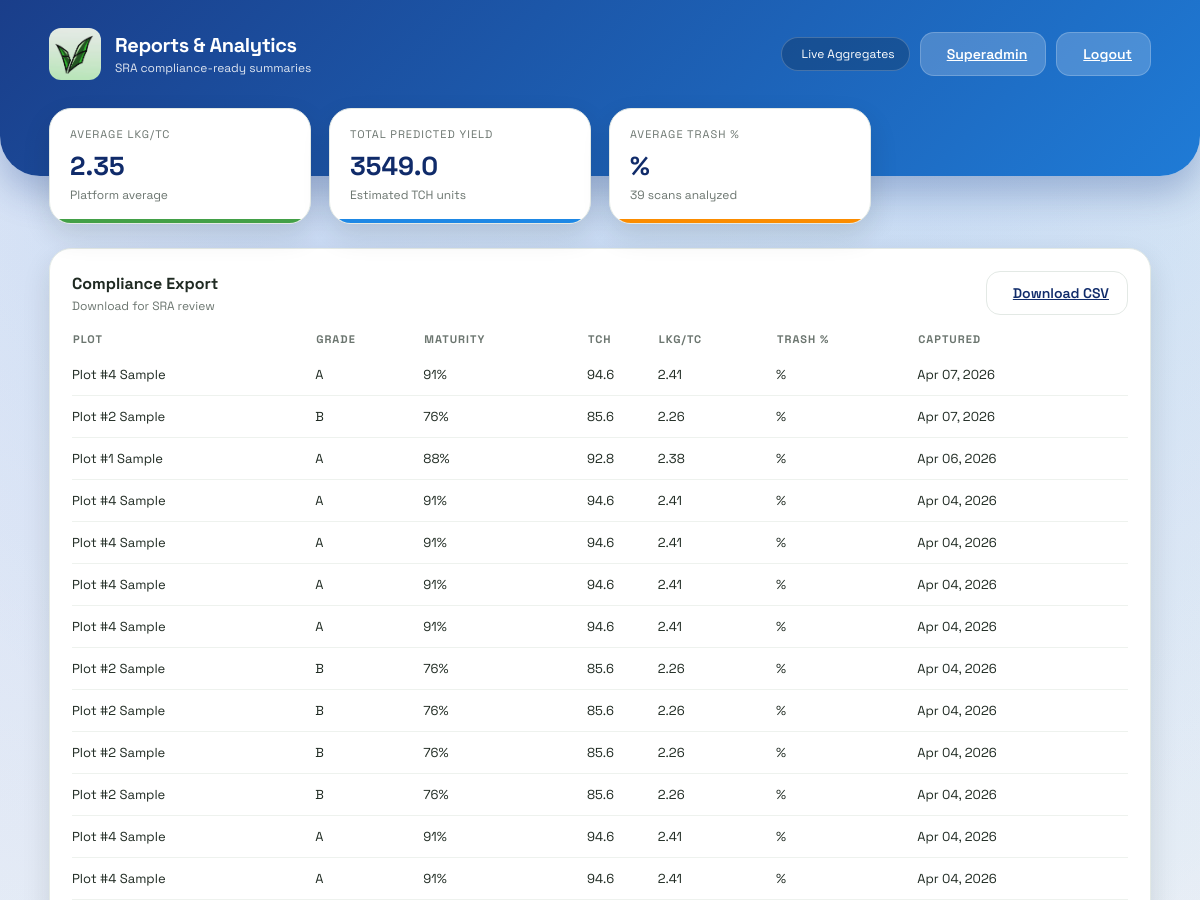
/superadmin/reports (signed in, upper part), run on an earlier commit of the app's database.
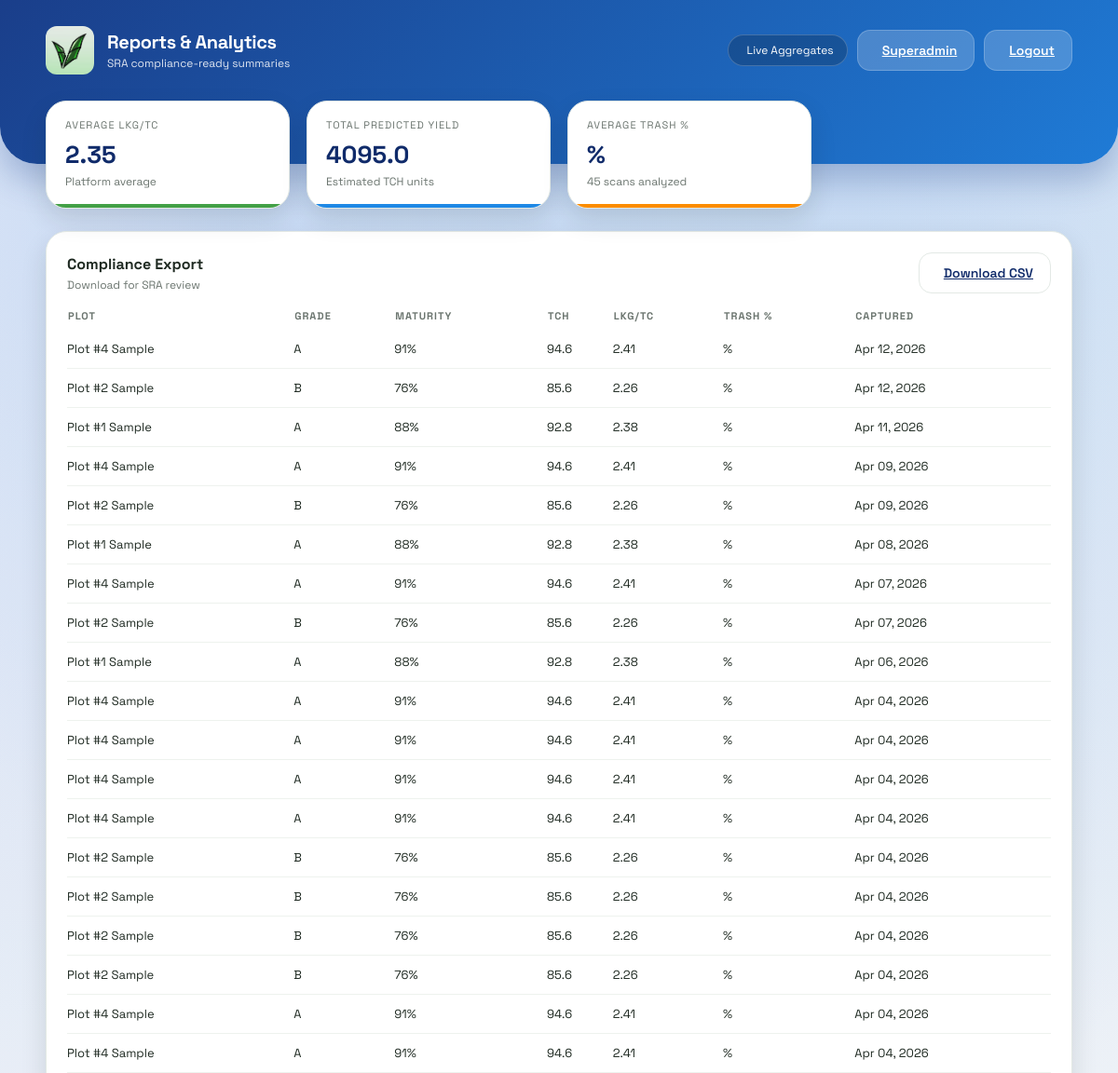
And on a later commit of the database.
### models.py (models this page shows)
class Scan(db.Model):
    id = db.Column(db.Integer, primary_key=True)
    user_id = db.Column(db.Integer, db.ForeignKey('user.id', ondelete='CASCADE'), nullable=False)
    plot_name = db.Column(db.String(80), nullable=False)
    grade = db.Column(db.String(2), nullable=False)
    maturity_pct = db.Column(db.Integer, nullable=False)
    status = db.Column(db.String(20), nullable=False, default='pending')
    created_at = db.Column(db.DateTime, default=datetime.utcnow, nullable=False)
    user = db.relationship('User', backref=db.backref('scans', lazy=True, cascade='all, delete-orphan'))

### app.py (the view)
@app.route('/superadmin/reports')
@role_required('superadmin')
def superadmin_reports():
    scans = Scan.query.order_by(Scan.created_at.desc()).all()
    total_scans = len(scans)
    rows = []
    total_tch = 0
    total_lkg_tc = 0
    total_trash = 0
    for scan in scans:
        tch, lkg_tc, trash_pct = estimate_scan_metrics(scan)
        total_tch += tch
        total_lkg_tc += lkg_tc
        total_trash += trash_pct
        rows.append({
            "plot_name": scan.plot_name,
            "grade": scan.grade,
            "maturity_pct": scan.maturity_pct,
            "tch": tch,
            "lkg_tc": lkg_tc,
            "created_at": scan.created_at
        })
    avg_lkg_tc = round(total_lkg_tc / total_scans, 2) if total_scans else 0
    avg_trash_pct = round(total_trash / total_scans, 2) if total_scans else 0
    total_predicted_yield = round(total_tch, 2) if total_scans else 0
    report = {
        "avg_lkg_tc": avg_lkg_tc,
        "total_predicted_yield": total_predicted_yield,
        "total_scans": total_scans
    }
    return render_template(
        'superadmin_reports.html',
        report=report,
        rows=rows,
        current_admin=get_current_admin()
    )

### app.py (called while the page is built)
def role_required(required_role):
    def decorator(view):
        @wraps(view)
        def wrapped(*args, **kwargs):
            admin_id = session.get('admin_id')
            if not admin_id:
                return redirect(url_for('admin_login'))
            admin = Admin.query.get(admin_id)
            if not admin or admin.is_archived or admin.role != required_role:
                return redirect(url_for('admin_portal'))
            return view(*args, **kwargs)
        return wrapped
    return decorator

def get_current_admin():
    admin_id = session.get('admin_id')
    if not admin_id:
        return None
    admin = Admin.query.get(admin_id)
    if not admin or admin.is_archived:
        return None
    return admin

def estimate_scan_metrics(scan):
    maturity = scan.maturity_pct or 0
    estimated_tch = round(40 + (maturity * 0.6), 2)
    estimated_lkg_tc = round(1.5 + (maturity * 0.01), 2)
    estimated_trash_pct = round(max(2, 12 - (maturity * 0.08)), 2)
    return estimated_tch, estimated_lkg_tc, estimated_trash_pct

### templates/superadmin_reports.html (shortened to what this page needs)
<!DOCTYPE html>
<html lang="en">
<head>
    <link rel="stylesheet" href="{{ url_for('static', filename='style.css') }}">
</head>
<body class="admin-layout">
    <header class="dashboard-header">
        <div class="header-content">
            <div class="brand">
                <div class="brand-icon">
                    <img src="{{ url_for('static', filename='logo.jpg') }}" alt="VISCANE Logo" style="width: 100%; height: 100%; object-fit: cover; border-radius: 12px;">
                </div>
                <div>
                    <p class="brand-title">Reports & Analytics</p>
                    <p class="brand-subtitle">SRA compliance-ready summaries</p>
                </div>
            </div>
            <div class="header-actions">
                <div class="status-pill">
                    Live Aggregates
                </div>
                <a class="btn light" href="/superadmin">
                    Superadmin
                </a>
                <a class="btn light" href="/admin-logout">
                    Logout
                </a>
            </div>
        </div>
    </header>
    <main class="dashboard-container fade-in">
        <section class="stats-grid">
            <div class="stat-card accent-green">
                <div class="stat-label">Average LKG/TC</div>
                <div class="stat-value">{{ report.avg_lkg_tc }}</div>
                <div class="stat-meta">Platform average</div>
            </div>
            <div class="stat-card accent-blue">
                <div class="stat-label">Total Predicted Yield</div>
                <div class="stat-value">{{ report.total_predicted_yield }}</div>
                <div class="stat-meta">Estimated TCH units</div>
            </div>
            <div class="stat-card accent-orange">
                <div class="stat-label">Average Trash %</div>
                <div class="stat-value">{{ report.avg_trash_pct }}%</div>
                <div class="stat-meta">{{ report.total_scans }} scans analyzed</div>
            </div>
        </section>
        <section class="panel">
            <div class="panel-header">
                <div>
                    <h3 class="panel-title">Compliance Export</h3>
                    <p class="panel-subtitle">Download for SRA review</p>
                </div>
                <a class="btn ghost" href="/superadmin/reports/download">
                    Download CSV
                </a>
            </div>
            <table class="data-table">
                <thead>
                    <tr>
                        <th>Plot</th>
                        <th>Grade</th>
                        <th>Maturity</th>
                        <th>TCH</th>
                        <th>LKG/TC</th>
                        <th>Trash %</th>
                        <th>Captured</th>
                    </tr>
                </thead>
                <tbody>
                    {% if rows %}
                        {% for row in rows %}
                            <tr>
                                <td>{{ row.plot_name }}</td>
                                <td>{{ row.grade }}</td>
                                <td>{{ row.maturity_pct }}%</td>
                                <td>{{ row.tch }}</td>
                                <td>{{ row.lkg_tc }}</td>
                                <td>{{ row.trash_pct }}%</td>
                                <td>{{ row.created_at.strftime('%b %d, %Y') }}</td>
                            </tr>
                        {% endfor %}
                    {% else %}
                        <tr>
                            <td colspan="7">No scan data available for reporting.</td>
                        </tr>
                    {% endif %}
                </tbody>
            </table>
        </section>
    </main>
</body>
</html>

What changed in the data, as far as the page shows it:
added Scan: plot_name "Plot #4 Sample", grade "A", maturity_pct "91", tch "94.6", lkg_tc "2.41", created_at "Apr 12, 2026"
added Scan: plot_name "Plot #2 Sample", grade "B", maturity_pct "76", tch "85.6", lkg_tc "2.26", created_at "Apr 12, 2026"
added Scan: plot_name "Plot #1 Sample", grade "A", maturity_pct "88", tch "92.8", lkg_tc "2.38", created_at "Apr 11, 2026"
added Scan: plot_name "Plot #4 Sample", grade "A", maturity_pct "91", tch "94.6", lkg_tc "2.41", created_at "Apr 09, 2026"
added Scan: plot_name "Plot #2 Sample", grade "B", maturity_pct "76", tch "85.6", lkg_tc "2.26", created_at "Apr 09, 2026"
added Scan: plot_name "Plot #1 Sample", grade "A", maturity_pct "88", tch "92.8", lkg_tc "2.38", created_at "Apr 08, 2026"
Also different on the page:
{{ report.total_predicted_yield }}: "3549.0" → "4095.0"
{{ report.total_scans }}: "39" → "45"
